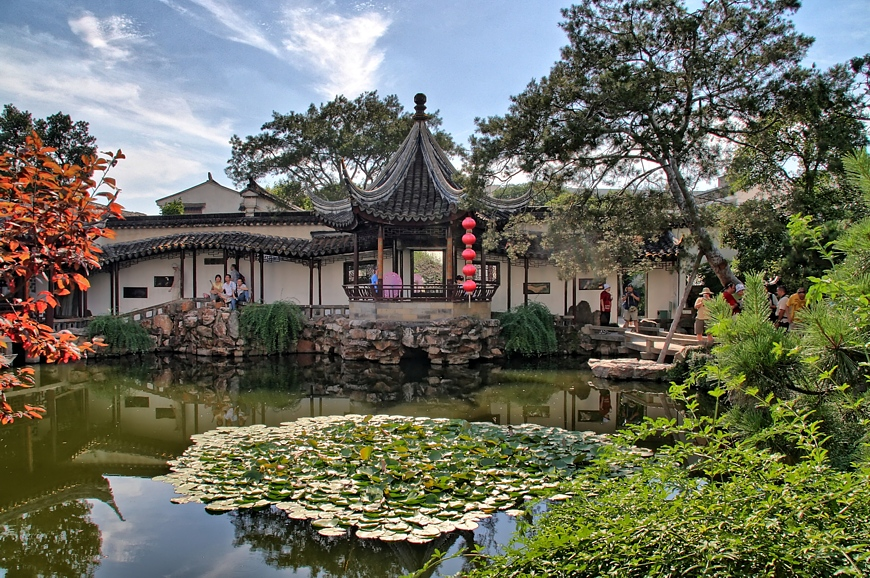
%> input picture matlab/data/ChineseGarden.jpg, 870 x 578 px
$ octave --eval "result = rmHighlights(imread('data/ChineseGarden.jpg'));"   (GNU Octave 9; MATLAB toolbox functions it lacks are replaced by stand-ins)
%> lines starting %> are read from the running program, lines starting %| are printed output that depends on the picture; in (x1, y1, x2, y2) boxes, pixels count from 0 and x2, y2 are one past the last pixel; in counts of white or black regions, pixels touching at a corner belong together; the program's own positions count from 1
function out_RGB = rmHighlights(img)

    figure('Name','Highlight Removal');

    subplot(3,3,1); imshow(uint8(img), []);
    title('Input Image');

    % convert to YCbCr
    img_YCbCr = rgb2ycbcr(img);
%> img_YCbCr: size 578x870x3 uint8; mean of channels 1, 2, 3 107.3, 121.8, 128.2
    img_Y = img_YCbCr(:,:,1);
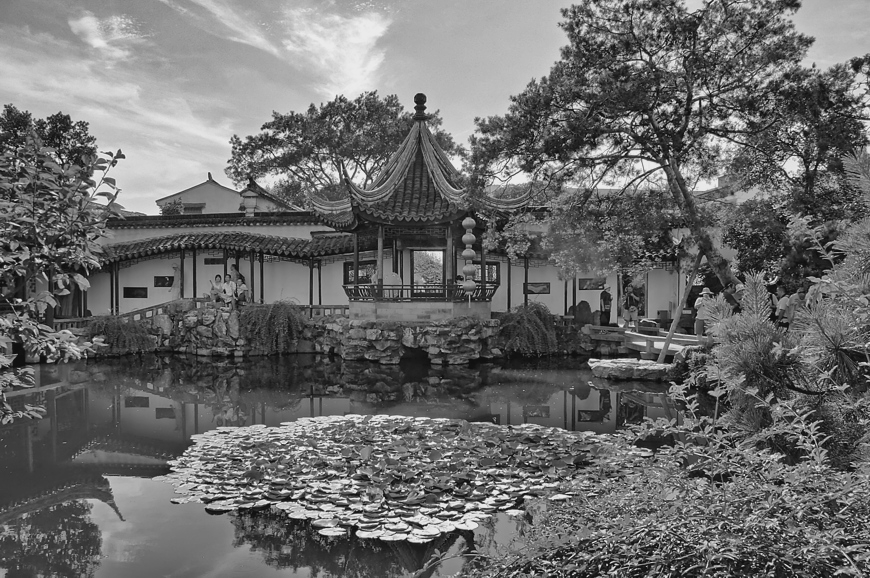
%> img_Y: size 578x870 uint8; min 16, max 235, mean 107.3
    img_Cb = img_YCbCr(:,:,2);
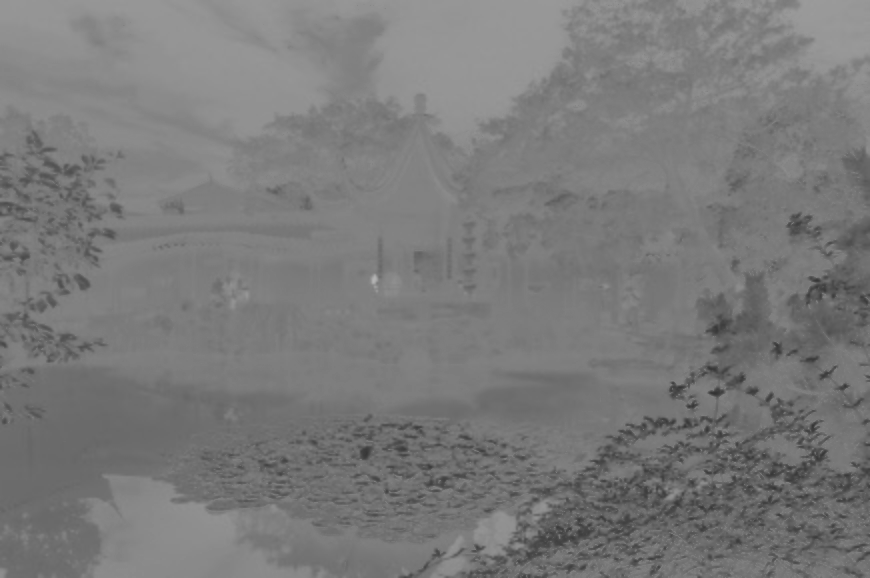
%> img_Cb: size 578x870 uint8; min 51, max 179, mean 121.8
    img_Cr = img_YCbCr(:,:,3);
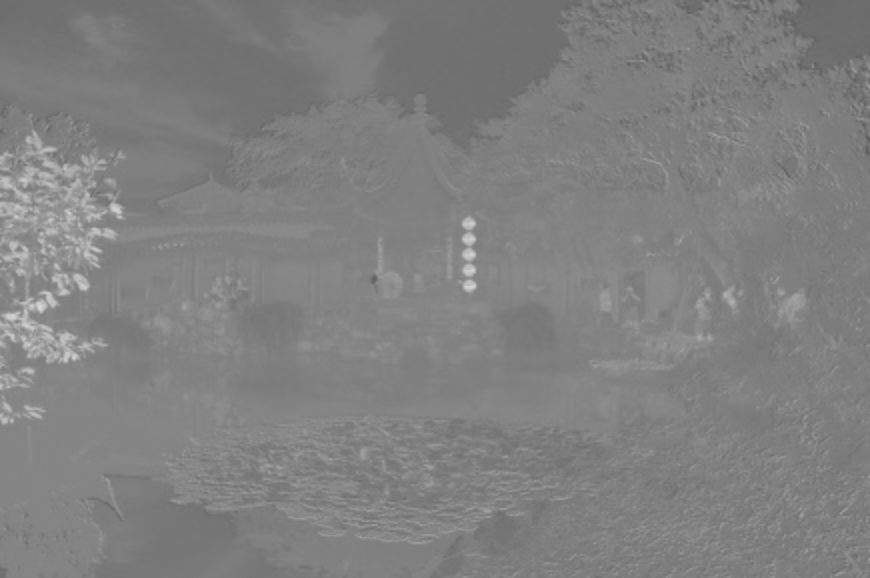
%> img_Cr: size 578x870 uint8; min 89, max 216, mean 128.2

    subplot(3,3,2); imshow(uint8(img_Y), []);
    title('Luma Component');

    %% Create Binary Highlight Map

    % estimate channel thresholds
    Y_thresh = graythresh(img_Y);
%> Y_thresh = 0.455
    Cb_thresh = graythresh(img_Cb);
%> Cb_thresh = 0.459
    Cr_thresh = graythresh(img_Cr);
%> Cr_thresh = 0.557

    % estimate highlight threshold -- luma threshold is experimentally
    % weighted 1.5x as much as each of the chrominance thresholds
    hl_thresh = (0.375)*Y_thresh + (0.3125)*(Cb_thresh+Cr_thresh);
%> hl_thresh = 0.488

    % generate highlight map
    hl_map = im2bw(mat2gray(img_Y), hl_thresh);
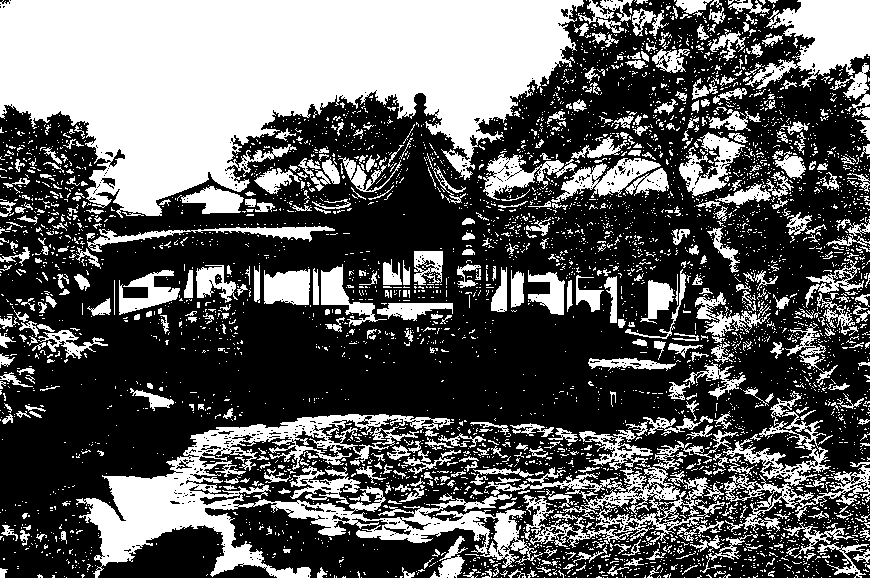
%> hl_map: size 578x870 logical; 37.3% white; 4599 white regions (4104 under 20 px), largest, box (x1, y1, x2, y2) and area: (0, 0, 584, 218) 76974, (76, 414, 543, 578) 21149, (745, 0, 870, 89) 5691

    subplot(3,3,3); imshow(uint8(hl_map), []);
    title('Highlight Map');

    %% Highlight Detection and Removal Using PCA

    X = reshape(img, size(img,1)*size(img,2), 3);
%> (the run ends here)

$ run again, on matlab/data/cabin.jpg
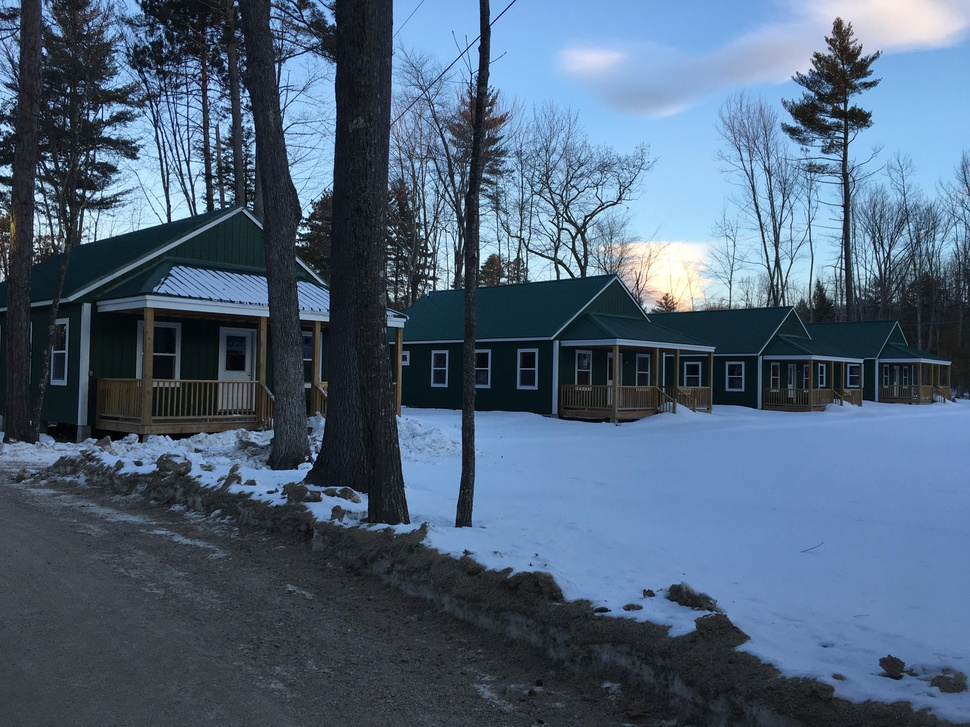
%> input picture matlab/data/cabin.jpg, 970 x 727 px, shrunk from 4032 x 3024 before the run
%> img_YCbCr: size 727x970x3 uint8; mean of channels 1, 2, 3 97.5, 140.8, 117.6
%> in rmHighlights, `img_Cr = img_YCbCr(:,:,3);`:
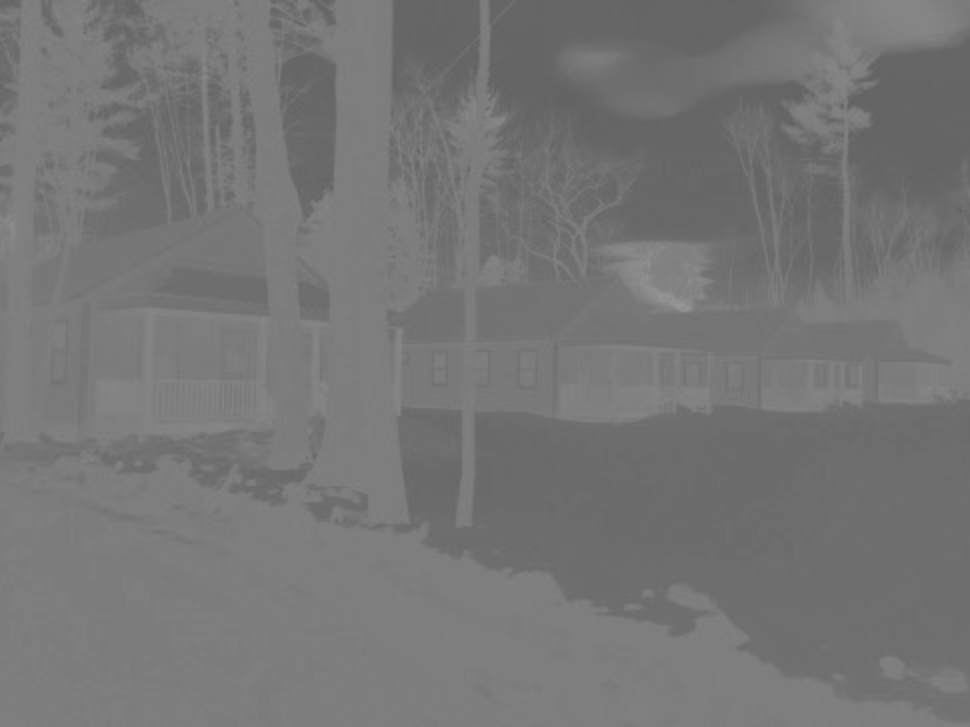
%> img_Cr: size 727x970 uint8; min 97, max 152, mean 117.6
%> Y_thresh = 0.404
%> Cb_thresh = 0.557
%> Cr_thresh = 0.455
%> hl_thresh = 0.468
%> in rmHighlights, `hl_map = im2bw(mat2gray(img_Y), hl_thresh);`:
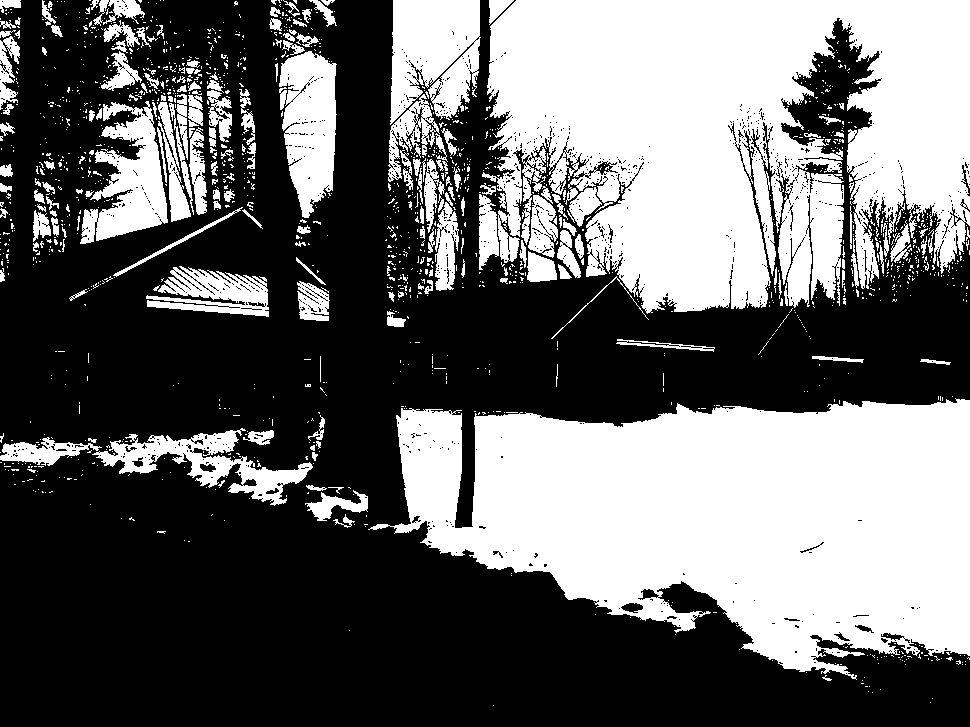
%> hl_map: size 727x970 logical; 40.9% white; 1523 white regions (1334 under 20 px), largest, box (x1, y1, x2, y2) and area: (482, 0, 970, 314) 112573, (368, 398, 970, 680) 111802, (390, 0, 481, 125) 8704
